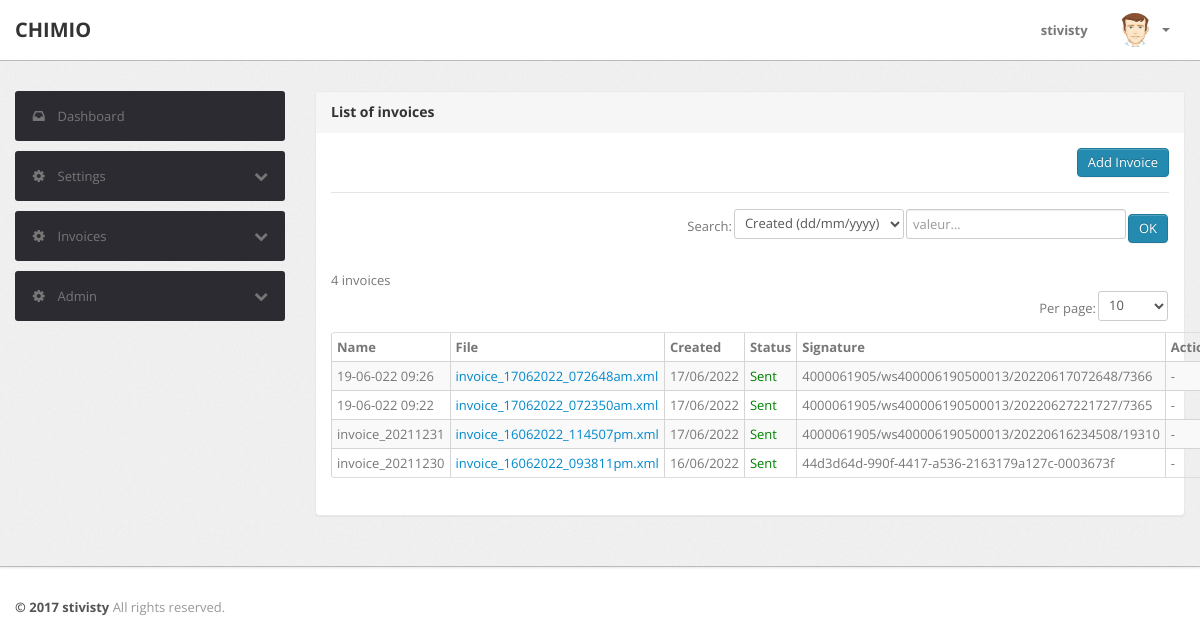
Page /invoice/index.php (signed in) on the committed database.
### tables this page shows
CREATE TABLE `invoices` (
  `id` int(11) NOT NULL,
  `item` varchar(255) NOT NULL,
  `file_name` varchar(255) NOT NULL,
  `status` int(11) NOT NULL DEFAULT '0',
  `signature` varchar(255) DEFAULT NULL,
  `created` datetime NOT NULL,
  `creator` varchar(255) DEFAULT NULL
);

### invoice/index.php (the view, shortened to what this page needs)
<?php
$path='../';
$page_name='List of invoices';
include($path.'must.php');
if(isset($_GET['typ_search']) AND isset($_GET['val_search']))
{
  $typ_search = $_GET['typ_search'];
  $val_search = $_GET['val_search'];
  $stmt_values = array();
   if($typ_search == 'date' AND !empty($val_search))
   {
        $dateD      = $val_search;
        $arrD       = explode("/", $dateD);
	    $newdateD   = $arrD[2] . "-" . $arrD[1] . "-" . $arrD[0];
        $sql_search = ' WHERE DATE_FORMAT(created,"%Y-%m-%d") = :date ';
        $stmt_values['date'] = $newdateD;
   }
   elseif($typ_search == 'status' AND !empty($val_search)){
       if($val_search == 'Pending' OR $val_search == 'Sent'){
           $stat = ($val_search == 'Pending')?0:1;
            $sql_search = ' WHERE status = :status ';
            $stmt_values['status'] = $stat;
       }
       else{
           $sql_search = '';
       }
   }
   else
   {
     $sql_search = '';
   }
}
else
{
  $typ_search = "";
  $val_search = "";
  $sql_search = ' ORDER BY id DESC';
}
$page_retour='index.php';
$nom_item ='Invoice';
if(isset($_GET['nbrepge']))
{
  $nbrepge = $_GET['nbrepge'];
}
else
{
  $nbrepge = 10;
}
  $sql = 'SELECT * FROM invoices '.$sql_search;
?>
<?php include($path.'header.php'); ?>
        <div class="wrapper">
            <div class="container">
                <div class="row">
<?php include($path.'menu.php'); ?>
                    <div class="span9">
                        <div class="content">
							<div class="module">
							<div class="module-head">
								<h3><?php echo $page_name; ?></h3>
							</div>
							<div class="module-option clearfix">
                                    <div class="pull-right">
                                        <a href="add_file.php" class="btn btn-primary">Add Invoice</a>
                                    </div>
                                </div>
							<div class="module-body">
<div align="right">
		<form action="" method="get">
	 <table>
	    <tr>
		  <td> <label> Search:  </label> </td>
		  <td>
		     <select name="typ_search" tabindex="1" data-placeholder="Selectionner ici.." class="span2">
				 <option value="date" <?php echo ($typ_search == "date")?'selected="selected" ':''; ?> > Created (dd/mm/yyyy) </option>
			 </select>
			</td>
			<td>
<input name="val_search" value="<?php echo $val_search ?>" type="text" placeholder="valeur…">
			</td>
			<td>
			  <input type="submit" value="OK" class="btn btn-primary">
			</td>
		</tr>
    </table>
	  </form>
        </div>
<br />
<?php
   if(count($stmt_values) > 0){
       $stmt = $pdo->prepare($sql);
       $stmt->execute($stmt_values);
   }
   else{
       $stmt = $pdo->query($sql);
   }
   $res = $stmt->fetchAll();
  $count = count($res);
  if($count == 0)
   {
     echo '<strong>There is no '.$nom_item.'!</strong>';
   }
   else
   {
    if($nbrepge == 'all')
	{
	  $nbre1 = $count;
	}
	elseif(is_numeric($nbrepge) AND $nbrepge > 0)
	{
	  $nbre1 = $nbrepge;
	}
	else
	{
	  $nbre1 = 10;
	}
								$nombreDeProduitParPage = $nbre1;
									$totalDesProduits = $count;
									$nombreDePages  = ceil($totalDesProduits / $nombreDeProduitParPage);
									if (isset($_GET['page']))
									{
										$pag = $_GET['page'];
										if(is_numeric($pag) AND $pag > 0 AND $pag <= $nombreDePages)
											{
												$page = $_GET['page'];
											}
											elseif(is_numeric($pag) AND $pag > $nombreDePages)
											{
											   $page = $nombreDePages;
											}
											else
											{
												$page = 1;
											}
									}
									else
									{
												$page = 1;
									}
									$premierProduitAafficher = ($page - 1) * $nombreDeProduitParPage;
$sql .= " LIMIT $premierProduitAafficher,$nombreDeProduitParPage ";
if(count($stmt_values) > 0){
    $stmt = $pdo->prepare($sql);
    $stmt->execute($stmt_values);
}
else{
    $stmt = $pdo->query($sql);
}
?>
<?php echo $count; ?> invoices <br />
<div align="right">
	  <form action="" method="get">
	     <table>
	    <tr>
		  <td> <label> Per page:  </label> </td>
		  <td>
		     <select name="nbrepge" tabindex="1" class="span1" id="nbre" onchange="perpage(this.value);">
			    <option value="10" <?php echo ($nbrepge == "10")?'selected="selected" ':''; ?> > 10 </option>
			 </select>
			</td>
		</tr>
    </table>
	  </form>
    </div>
                                    <table class="table table-striped table-bordered table-condensed">
                                        <thead>
                                            <tr>
												<th>Name</th>
												<th>File</th>
												<th>Created</th>
												<th>Status</th>
												<th>Signature</th>
												<th>Action</th>
                                            </tr>
                                        </thead>
                                        <tbody>
<?php
    $resultat = $stmt->fetchAll();
	 foreach($resultat as $solution)
	{
	    $date = date("d/m/Y",strtotime($solution["created"]));
	    if($solution['signature'] == 0){
	        $status = '<font color="red"> Pending </font>';
	        $action = '<span> <a href="send_file.php?id='.$solution['id'].'" onclick="return(confirm(\'Do you really want to send the invoice?\'));"> <i class="icon-upload-alt">Upload file</i> </a> &nbsp;
	                <a href="'. $page_retour.'?del='.$solution['id'].'" onclick="return(confirm(\'Do you really want to delete?\'));" title="Delete">
                    <img src="'.$path.'images/delete_icon.png" />Delete file</a> </span>';
	        $signature = '-';
	    }
	    else{
	        $status = '<font color="green"> Sent </font>';
	        $action = '-';
	        $signature = $solution['signature'];
	    }
	    $link = '<a href="view_file.php?id='.$solution['id'].'" target=_blank>'.$solution['file_name'].'</a>';
			?>
   <tr>
									  <td><?php echo stripslashes($solution['item']); ?></td>
									  <td><?php echo $link; ?></td>
									  <td><?php echo $date; ?></td>
									  <td><?php echo $status; ?></td>
									  <td><?php echo $signature; ?></td>
									  <td><?php echo $action; ?></td>
									</tr>
			 <?php
            }
			?>
                                        </tbody>
                                    </table>
	<div align="center">
			<table>
			<tr>
			<td>
			</td>
			<td>
			</td>
			</tr>
			</table>
		</div>
		<?php
     }
  ?>
						</div>
						</div>
                        </div>
                    </div>
                </div>
            </div>
        </div>
   <?php include($path."footer.php"); ?>

### css/theme.css (style rules this page uses)
body { font-size: 13px; font-family: 'Open Sans', Arial, sans-serif; background: #fff; color: #777 }
h1, h2, h3, h4, h5, h6 { color: #333; margin-top: 0 }
h3 { font-size: 20px }
.wrapper { background: url(../images/bg.png) #eee; border-bottom: 1px solid #bbb; -webkit-box-shadow: 0 1px 2px rgba(0,0,0,0.1); -moz-box-shadow: 0 1px 2px rgba(0,0,0,0.1); box-shadow: 0 1px 2px rgba(0,0,0,0.1); padding: 30px 0 }
form { margin: 0 }
select, textarea, input[type="text"], input[type="password"], input[type="datetime"], input[type="datetime-local"], input[type="date"], input[type="month"], input[type="time"], input[type="week"], input[type="number"], input[type="email"], input[type="url"], input[type="search"], input[type="tel"], input[type="color"], .uneditable-input, label, input, button, select, textarea { -webkit-border-radius: 3px; -moz-border-radius: 3px; border-radius: 3px; font-size: 13px; font-family: 'Open Sans', Tahoma, Arial, sans-serif }
.module { background: #fff; -webkit-border-radius: 3px; -moz-border-radius: 3px; border-radius: 3px; border: 1px solid #ccc; border-bottom-color: #bbb; -webkit-box-shadow: 0 0 1px rgba(0,0,0,0.2); -moz-box-shadow: 0 0 1px rgba(0,0,0,0.2); box-shadow: 0 0 1px rgba(0,0,0,0.2); margin-bottom: 30px }
.btn, .btn-box { -webkit-border-radius: 3px; -moz-border-radius: 3px; border-radius: 3px }
.btn { font-size: 13px; font-weight: 600 }
.btn { display: inline-block; margin-bottom: 0; font-weight: 400; text-align: center; vertical-align: middle; cursor: pointer; background-image: none; border: 1px solid transparent; white-space: nowrap; padding: 4px 10px; font-size: 13px; line-height: 1.42857; border-radius: 4px; -webkit-user-select: none; -moz-user-select: none; -ms-user-select: none; user-select: none }
.btn-primary { color: #fff; background-color: #248aaf; border-color: #20799a }
.table { margin-bottom: 0 }
.table th, .table td { border-color: #d5d5d5!important }
.table-bordered thead:first-child tr:first-child>th:first-child, .table-bordered tbody:first-child tr:first-child>td:first-child { -webkit-border-top-left-radius: 2px; -moz-border-radius-topleft: 2px; border-top-left-radius: 2px }
.table-bordered thead:first-child tr:first-child>th:last-child, .table-bordered tbody:first-child tr:first-child>td:last-child { -webkit-border-top-right-radius: 2px; -moz-border-radius-topright: 2px; border-top-right-radius: 2px }
.table-bordered thead:last-child tr:last-child>th:first-child, .table-bordered tbody:last-child tr:last-child>td:first-child, .table-bordered tfoot:last-child tr:last-child>td:first-child { -webkit-border-bottom-left-radius: 2px; -moz-border-radius-bottomleft: 2px; border-bottom-left-radius: 2px }
.table-bordered thead:last-child tr:last-child>th:last-child, .table-bordered tbody:last-child tr:last-child>td:last-child, .table-bordered tfoot:last-child tr:last-child>td:last-child { -webkit-border-bottom-right-radius: 2px; -moz-border-radius-bottomright: 2px; border-bottom-right-radius: 2px }
.module { box-shadow: 0 0 3px rgba(0,0,0,.1); border-color: #e9e9e9; margin-bottom: 20px; background-color: #fff; border-radius: 4px; -webkit-box-shadow: 0 1px 1px rgba(0,0,0,.05); box-shadow: 0 1px 1px rgba(0,0,0,.05); }
.module-head { color: #767676; background-color: #f6f6f6; border-color: #e9e9e9; padding: 10px 15px; border-bottom: 1px solid transparent; border-top-right-radius: 3px; border-top-left-radius: 3px; }
.module-head h3 { font-size: 14px; line-height: 20px; height: 20px; margin: 0 }
.module-option { border-bottom: 1px solid #e5e5e5; padding: 15px 0; margin: 0 15px }
.module-body { padding: 15px }

### rows in the picture
invoices: item "19-06-022 09:26", file_name "invoice_17062022_072648am.xml", created "17/06/2022", shows "Sent", signature "4000061905/ws400006190500013/20220617072648/7366", signature "-"
invoices: item "19-06-022 09:22", file_name "invoice_17062022_072350am.xml", created "17/06/2022", shows "Sent", signature "4000061905/ws400006190500013/20220627221727/7365", signature "-"
invoices: item "invoice_20211231", file_name "invoice_16062022_114507pm.xml", created "17/06/2022", shows "Sent", signature "4000061905/ws400006190500013/20220616234508/19310", signature "-"
invoices: item "invoice_20211230", file_name "invoice_16062022_093811pm.xml", created "16/06/2022", shows "Sent", signature "44d3d64d-990f-4417-a536-2163179a127c-0003673f", signature "-"

### other values in the picture
$_SESSION["site_name"] "CHIMIO"
$_SESSION['admin_username'] "stivisty"
$page_name "List of invoices"
$count "4"
